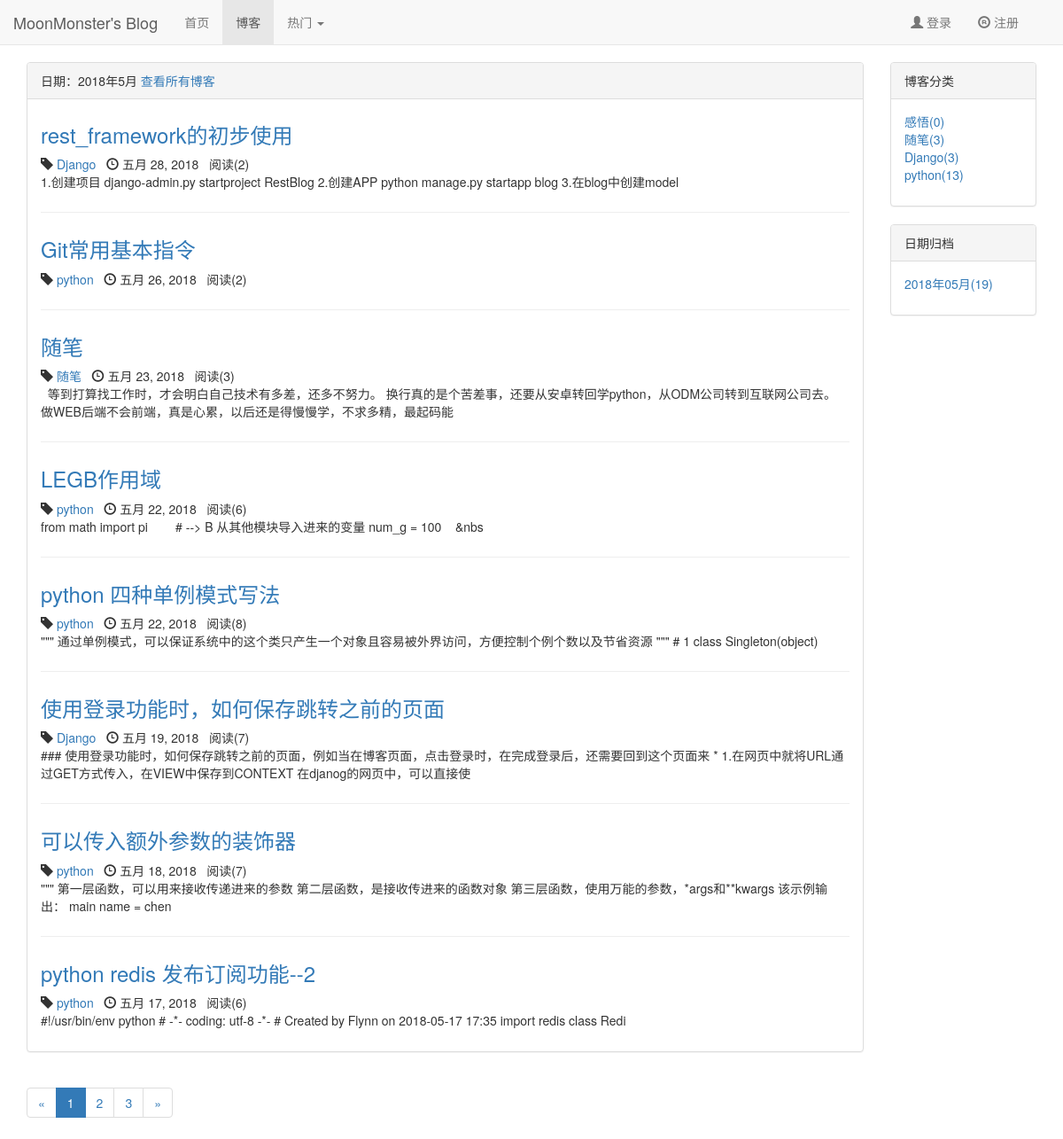
Page /blog/date/2018/5 on the committed database.
### apps/blog/models.py (models this page shows, shortened)
class Blog(models.Model, ReadNumExpandMethod):
	title = models.CharField(max_length=50)
	content = RichTextUploadingField()
	author = models.ForeignKey(User, on_delete=models.DO_NOTHING)
	blog_type = models.ForeignKey(BlogType, on_delete=models.DO_NOTHING)
	created_time = models.DateTimeField(auto_now_add=True)
	last_update_time = models.DateTimeField(auto_now=True)
	read_details = GenericRelation(ReadDetail)
	class Meta:
		ordering = ['-created_time']

class BlogType(models.Model):
	type_name = models.CharField(max_length=50)

### apps/read_statistics/models.py (models this page shows)
class ReadNum(models.Model):
	read_num = models.IntegerField(default=0)
	content_type = models.ForeignKey(ContentType, on_delete=models.DO_NOTHING)
	object_id = models.PositiveIntegerField()
	content_object = GenericForeignKey('content_type', 'object_id')

### apps/blog/views.py (the view)
# urls.py: path('date/<int:year>/<int:month>', views.blogs_with_date, name='blogs_with_date'),
def blogs_with_date(request, year, month):
	blogs_all = Blog.objects.filter(created_time__year=year, created_time__month=month)
	context = blogs_common_data(request, blogs_all)
	context['blogs_with_date'] = '%s年%s月' % (year, month)
	return render(request, 'blog/blogs_with_date.html', context)

### apps/read_statistics/models.py (called while the page is built)
	def get_read_num(self):
		try:
			ct = ContentType.objects.get_for_model(self)
			readnum = ReadNum.objects.get(content_type=ct, object_id=self.pk)
			return readnum.read_num
		except exceptions.ObjectDoesNotExist:
			return 0

### templates/blog/blogs_with_date.html (shortened to what this page needs)
{% extends 'blog/blog_list.html' %}
{% block blog_list_title %}
    日期：{{ blogs_with_date }}
    <a href="{% url 'blog_list' %}">查看所有博客</a>
{% endblock blog_list_title %}

### templates/blog/blog_list.html (shortened to what this page needs)
{% extends 'base.html' %}
{% load staticfiles %}
{% block header_extends %}
    <link rel="stylesheet" href="{% static 'css/blog/blog.css' %}">
{% endblock header_extends %}
{% block nav_blog_active %}
    active
{% endblock nav_blog_active %}
{% block content %}
    <div class="container">
        <div class="row">
            <div class="col-xs-12 col-sm-10 col-md-10 col-lg-10">
                <div class="panel panel-default">
                    <div class="panel-heading">{% block blog_list_title %}博客列表{% endblock blog_list_title %}</div>
                    <div class="panel-body">
                        {% for blog in page_of_blogs.object_list %}
                            <div class="blog">
                                <a href="{% url 'blog_detail' blog.pk %}">
                                    <h3>{{ blog.title }}</h3>
                                </a>
                                <p class="blog-info">
                                    <span class="glyphicon glyphicon-tag"></span> <a
                                        href="{% url 'blogs_with_type' blog.blog_type.pk %}">{{ blog.blog_type.type_name }}</a>&nbsp;&nbsp;
                                    <span class="glyphicon glyphicon-time"></span> {{ blog.created_time|date }}&nbsp;&nbsp;
                                    阅读({{ blog.get_read_num }})
                                </p>
                                <p>{{ blog.content|safe|striptags|truncatechars:120 }}</p>
                            </div>
                        {% empty %}
                            <div class="blog">
                                <h3>--暂无博客，敬请期待--</h3>
                            </div>
                        {% endfor %}
                    </div>
                </div>
                <div>
                    <ul class="pagination">
                        <li>
                            {% if page_of_blogs.has_previous %}
                                <a href="?page={{ page_of_blogs.previous_page_number }}" aria-label="Previous">
                                    <span aria-hidden="true">&laquo;</span>
                                </a>
                            {% else %}
                                <span aria-hidden="true">&laquo;</span>
                            {% endif %}
                        </li>
                        {% for page_num in page_range %}
                            {% if page_num == page_of_blogs.number %}
                                <li class="active"><a href="?page={{ page_num }}">{{ page_num }} </a></li>
                            {% else %}
                                {% if page_num == '...' %}
                                    <li><span>{{ page_num }}</span></li>
                                {% else %}
                                    <li><a href="?page={{ page_num }}">{{ page_num }} </a></li>
                                {% endif %}
                            {% endif %}
                        {% endfor %}
                        <li>
                            {% if page_of_blogs.has_next %}
                                <a href="?page={{ page_of_blogs.next_page_number }}" aria-label="Next">
                                    <span aria-hidden="true">&raquo;</span>
                                </a>
                            {% else %}
                                <span aria-hidden="true">&raquo;</span>
                            {% endif %}
                        </li>
                    </ul>
                </div>
            </div>
            <div class="hidden-xs col-sm-2 col-md-2 col-lg-2">
                <div class="panel panel-default">
                    <div class="panel-heading">博客分类</div>
                    <div class="panel-body">
                        <ul class="blog-types">
                            {% for blog_type in blog_types %}
                                <li>
                                    <a href="{% url 'blogs_with_type' blog_type.pk %}">{{ blog_type.type_name }}({{ blog_type.blog_count }})</a>
                                </li>
                            {% empty %}
                                <li>暂无分类</li>
                            {% endfor %}
                        </ul>
                    </div>
                </div>
                <div class="panel panel-default">
                    <div class="panel-heading">
                        日期归档
                    </div>
                    <div class="panel-body">
                        <ul>
                            {% for date,value in blog_dates.items %}
                                <li>
                                    <a href="{% url 'blogs_with_date' date.year date.month %}">{{ date|date:'Y年m月' }}({{ value }})</a>
                                </li>
                            {% endfor %}
                        </ul>
                    </div>
                </div>
            </div>
        </div>
    </div>
{% endblock content %}

### static/css/base.css (style rules this page uses)
* { margin: 0; padding: 0; }
body { margin-top: 70px !important; }
ul { list-style-type: none !important; }

### static/css/blog/blog.css (style rules this page uses)
ul.blog-types { list-style-type: none; }
div.blog:not(:last-child) { margin-bottom: 2em; padding-bottom: 1em; border-bottom: 1px solid #eee; }
div.blog h3 { margin-top: 0.5em; }
div.blog p.blog-info { margin-bottom: 0; }

### rows in the picture
Blog: title "rest_framework的初步使用", blog_type.type_name "Django", created_time "五月 28, 2018", get_read_num "2", content "1.创建项目 django-admin.py startproject RestBlog 2.创建APP python manage.py startapp blog 3.在blog中创建model"
Blog: title "Git常用基本指令", blog_type.type_name "python", created_time "五月 26, 2018", get_read_num "2"
Blog: title "随笔", blog_type.type_name "随笔", created_time "五月 23, 2018", get_read_num "3", content "等到打算找工作时，才会明白自己技术有多差，还多不努力。 换行真的是个苦差事，还要从安卓转回学python，从ODM公司转到互联网公司去。 做WEB后端不会前端，真是心累，以后还是得慢慢学，不求多精，最起码能"
Blog: title "LEGB作用域", blog_type.type_name "python", created_time "五月 22, 2018", get_read_num "6", content "from math import pi # --> B 从其他模块导入进来的变量 num_g = 100 &nbs"
Blog: title "python 四种单例模式写法", blog_type.type_name "python", created_time "五月 22, 2018", get_read_num "8", content "\"\"\" 通过单例模式，可以保证系统中的这个类只产生一个对象且容易被外界访问，方便控制个例个数以及节省资源 \"\"\" # 1 class Singleton(object)"
Blog: title "使用登录功能时，如何保存跳转之前的页面", blog_type.type_name "Django", created_time "五月 19, 2018", get_read_num "7", content "### 使用登录功能时，如何保存跳转之前的页面，例如当在博客页面，点击登录时，在完成登录后，还需要回到这个页面来 * 1.在网页中就将URL通过GET方式传入，在VIEW中保存到CONTEXT 在djanog的网页中，可以直接使"
Blog: title "可以传入额外参数的装饰器", blog_type.type_name "python", created_time "五月 18, 2018", get_read_num "7", content "\"\"\" 第一层函数，可以用来接收传递进来的参数 第二层函数，是接收传进来的函数对象 第三层函数，使用万能的参数，*args和**kwargs 该示例输出： main name = chen"
Blog: title "python redis 发布订阅功能--2", blog_type.type_name "python", created_time "五月 17, 2018", get_read_num "6", content "#!/usr/bin/env python # -*- coding: utf-8 -*- # Created by Flynn on 2018-05-17 17:35 import redis class Redi"
BlogType: type_name "感悟", blog_count "0"
BlogType: type_name "随笔", blog_count "3"
BlogType: type_name "Django", blog_count "3"
BlogType: type_name "python", blog_count "13"

### other values in the picture
{{ blogs_with_date }} "2018年5月"
{{ page_num }} "1"
{{ page_num }} "2" "3"
{{ date|date:'Y年m月' }} "2018年05月"
{{ value }} "19"
